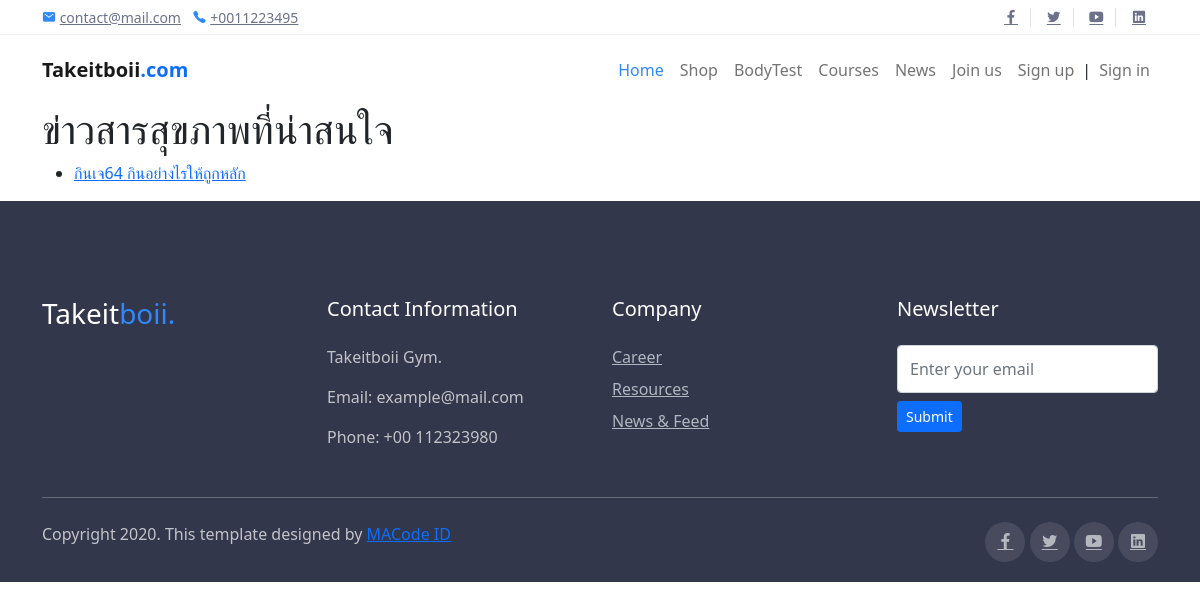
Before: /News/ with the older database file.
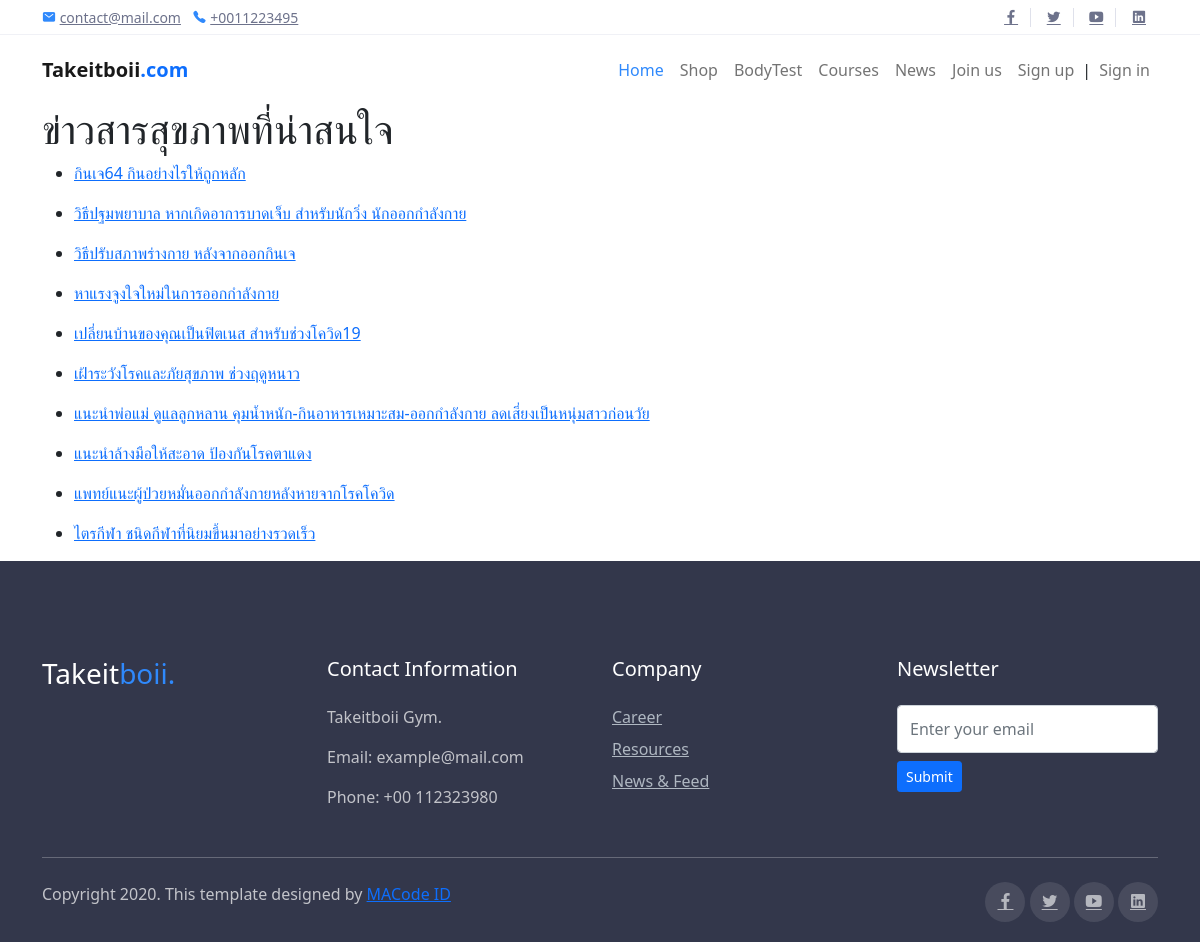
After: the same page with the newer database file.
### News/models.py (models this page shows, shortened)
class News(models.Model):
    title = models.CharField(max_length=100)
    context = models.TextField()
    slug = models.SlugField(null=True, blank=True)
    date = models.DateField(auto_now=False, auto_now_add=False)
    ps = models.TextField(null=True, blank=True)
    pic1 = models.ImageField(null = True,blank = True)
    pic2 = models.ImageField(null = True,blank = True)
    pic3 = models.ImageField(null = True,blank = True)
    pic4 = models.ImageField(null = True,blank = True)

### News/views.py (the view)
# urls.py: path('', views.news_list, name="news-list"),
def news_list(request):
    all_posts = News.objects.all()
    return render(request, 'news/listnews.html', {'all_posts': all_posts})

### News/templates/news/listnews.html
{% extends "home/layout.html" %}
{% block body %}
          <div class="container">
            <h1>ข่าวสารสุขภาพที่น่าสนใจ</h1>
            {%  for post in all_posts %}
                <ul>
                    <li><a href="{% url 'News:news-details' post.id %}">{{ post.title }}</a></li>
                </ul>
            {%  endfor %}
        </div>
{% endblock %}

### home/templates/home/layout.html (shortened to what this page needs)
<!DOCTYPE html>
<html>
    {% load static %}
    <head>
        <link rel="stylesheet" href="../static/assets/css/bootstrap.css">
        <link rel="stylesheet" href="../static/assets/css/maicons.css">
        <link rel="stylesheet" href="../static/assets/vendor/animate/animate.css">
        <link rel="stylesheet" href="../static/assets/vendor/owl-carousel/css/owl.carousel.css">
        <link rel="stylesheet" href="../static/assets/vendor/fancybox/css/jquery.fancybox.css">
        <link rel="stylesheet" href="../static/assets/css/theme.css">
        <link href="https://cdn.jsdelivr.net/npm/bootstrap@5.1.3/dist/css/bootstrap.min.css" rel="stylesheet">
    </head>
    <body>
        <header>
          <div class="top-bar">
            <div class="container">
              <div class="row align-items-center">
                <div class="col-md-8">
                  <div class="d-inline-block">
                    <span class="mai-mail fg-primary"></span> <a href="mailto:contact@mail.com">contact@mail.com</a>
                  </div>
                  <div class="d-inline-block ml-2">
                    <span class="mai-call fg-primary"></span> <a href="tel:+0011223495">+0011223495</a>
                  </div>
                </div>
                <div class="col-md-4 text-right d-none d-md-block">
                  <div class="social-mini-button">
                    <a href="#"><span class="mai-logo-facebook-f"></span></a>
                    <a href="#"><span class="mai-logo-twitter"></span></a>
                    <a href="#"><span class="mai-logo-youtube"></span></a>
                    <a href="#"><span class="mai-logo-linkedin"></span></a>
                  </div>
                </div>
              </div>
            </div>
          </div>
          <nav class="navbar navbar-expand-lg navbar-light">
            <div class="container">
              <a href="{% url 'home:index' %}" class="navbar-brand">Takeitboii<span class="text-primary">.com</span></a>
              <div class="navbar-collapse collapse" id="navbarContent">
                <ul class="navbar-nav ml-auto pt-3 pt-lg-0">
                  <li class="nav-item active">
                    <a href="{% url 'home:index' %}" class="nav-link">Home</a>
                  </li>
                  <li class="nav-item">
                    <a href="userprofile.html" class="nav-link">Shop</a>
                  </li>
                  <li class="nav-item">
                    <a href="{% url 'feature:bdTest' %}" class="nav-link">BodyTest</a>
                  </li>
                  <li class="nav-item">
                    <a href="#" class="nav-link">Courses</a>
                  </li>
                  <li class="nav-item">
                    <a href="{% url 'News:news-list' %}" class="nav-link">News</a>
                  </li>
                  <li class="nav-item">
                    <a href="{% url 'Users:apply' %}" class="nav-link">Join us</a>
                  </li>
                  {%if request.user.is_authenticated %}
                  <li class="nav-item">
                    <a href="#" class="nav-link">{{request.user.username}}</a>
                  </li>
                  <li class="nav-item">
                    <li class="nav-item dropdown">
                      <a class="nav-link dropdown-toggle" href="#" id="navbarDropdown" role="button" data-bs-toggle="dropdown" aria-expanded="false">
                      </a>
                      <ul class="dropdown-menu" aria-labelledby="navbarDropdown">
                        <li><a class="dropdown-item" href="{% url 'Users:userprofile' %}">profile</a></li>
                        <li><a class="dropdown-item" href="{% url 'Users:logout' %}">Log out</a></li>
                        <li><hr class="dropdown-divider"></li>
                        <li><a class="dropdown-item" href="#">Something else here</a></li>
                      </ul>
                    </li>
                  {% else %}
                  <li class="nav-item">
                    <a href="{% url 'Users:register' %}" class="nav-link">Sign up</a>
                  </li>
                  <li class="nav-item">
                    <a>|</a>
                  </li>
                  <li class="nav-item">
                    <a href="{% url 'Users:login' %}" class="nav-link">Sign in</a>
                  </li>
                  {% endif %}
                </ul>
              </div>
            </div>
          </nav>
        {% block body %}
        {% endblock %}
        <footer class="page-footer">
            <div class="container">
              <div class="row">
                <div class="col-lg-3 py-3">
                  <h3>Takeit<span class="fg-primary">boii.</span></h3>
                </div>
                <div class="col-lg-3 py-3">
                  <h5>Contact Information</h5>
                  <p>Takeitboii Gym.</p>
                  <p>Email: example@mail.com</p>
                  <p>Phone: +00 112323980</p>
                </div>
                <div class="col-lg-3 py-3">
                  <h5>Company</h5>
                  <ul class="footer-menu">
                    <li><a href="#">Career</a></li>
                    <li><a href="#">Resources</a></li>
                    <li><a href="#">News & Feed</a></li>
                  </ul>
                </div>
                <div class="col-lg-3 py-3">
                  <h5>Newsletter</h5>
                  <form action="#">
                    <input type="text" class="form-control" placeholder="Enter your email">
                    <button type="submit" class="btn btn-primary btn-sm mt-2">Submit</button>
                  </form>
                </div>
              </div>
              <hr>
              <div class="row mt-4">
                <div class="col-md-6">
                  <p>Copyright 2020. This template designed by <a href="https://macodeid.com">MACode ID</a></p>
                </div>
                <div class="col-md-6 text-right">
                  <div class="sosmed-button">
                    <a href="#"><span class="mai-logo-facebook-f"></span></a>
                    <a href="#"><span class="mai-logo-twitter"></span></a>
                    <a href="#"><span class="mai-logo-youtube"></span></a>
                    <a href="#"><span class="mai-logo-linkedin"></span></a>
                  </div>
                </div>
              </div>
            </div>
        </footer>
    </body>
</html>

### home/static/assets/css/theme.css (style rules this page uses)
body { font-family: "Open Sans", sans-serif; font-weight: 400; line-height: 1.65; color: #2d2f38; }
a { color: #4B74FE; text-decoration: none; background-color: transparent; }
h1, .h1, h2, .h2, h3, .h3, h4, .h4, h5, .h5, h6, .h6 { line-height: 1.3; }
.fg-primary { color: #2F89FC !important; }
.btn { padding: 10px 28px; -webkit-transition: all 0.2s ease; transition: all 0.2s ease; }
.btn-primary { color: #fff; background-color: #2F89FC; border-color: #2F89FC; }
.navbar { min-height: 70px; }
.navbar-brand { font-weight: 600; padding-top: 10px; padding-bottom: 10px; }
.navbar-nav { margin-top: 10px; border-top: 1px solid #e4e7ee; -ms-flex-negative: 0; flex-shrink: 0; }
.navbar-nav .nav-link { -webkit-transition: all .2s ease; transition: all .2s ease; }
.navbar-light .navbar-nav .nav-link { color: rgba(109, 114, 139, 0.75); }
.navbar-light .navbar-nav .show > .nav-link, .navbar-light .navbar-nav .active > .nav-link, .navbar-light .navbar-nav .nav-link.show, .navbar-light .navbar-nav .nav-link.active { color: #2F89FC; }
@media (min-width: 992px) { .navbar-expand-lg .navbar-nav { margin-top: 0; border-top: none; } }
@media (min-width: 992px) { .navbar-expand-lg .navbar-nav .nav-link { padding-right: 1rem; padding-left: 1rem; } }
@media (min-width: 992px) { .navbar-expand-lg .navbar-nav { -webkit-box-align: center; -ms-flex-align: center; align-items: center; } }
.form-control { padding: 8px 15px; height: calc(1.5em + 1.375rem + 2px); border-color: #dee1e6; }
.top-bar { display: block; height: 35px; border-bottom: 1px solid #f0f1f6; font-size: 14px; }
.top-bar .container, .top-bar .row { height: 100%; }
.top-bar a { color: #6D728B; }
.social-mini-button a { padding-left: 12px; padding-right: 12px; }
.social-mini-button a:not(:last-child) { border-right: 1px solid #dfe1eb; }
.page-footer { position: relative; display: block; padding-top: 80px; padding-bottom: 20px; background-color: #33374B; color: #fff; }
.page-footer hr { border-color: #464B61; }
.page-footer h5 { margin-bottom: 24px; }
.page-footer p { color: rgba(255, 255, 255, 0.7); }
.footer-menu { position: relative; padding-left: 0; list-style: none; }
.footer-menu li { margin-bottom: 8px; }
.footer-menu a { color: #AFB7C1; }
.sosmed-button a { display: inline-block; width: 40px; height: 40px; line-height: 40px; text-align: center; border-radius: 50%; background-color: rgba(255, 255, 255, 0.1); color: rgba(255, 255, 255, 0.6); outline: none !important; }

Changed rows visible on the page:
added News: title "วิธีปฐมพยาบาล หากเกิดอาการบาดเจ็บ สำหรับนักวิ่ง นักออกกำลังกาย"
added News: title "วิธีปรับสภาพร่างกาย หลังจากออกกินเจ"
added News: title "หาแรงจูงใจใหม่ในการออกกำลังกาย"
added News: title "เปลี่ยนบ้านของคุณเป็นฟิตเนส สำหรับช่วงโควิด19"
added News: title "เฝ้าระวังโรคและภัยสุขภาพ ช่วงฤดูหนาว"
added News: title "แนะนำพ่อแม่ ดูแลลูกหลาน คุมน้ำหนัก-กินอาหารเหมาะสม-ออกกำลังกาย ลดเสี่ยงเป็นหนุ่มสาวก่อนวัย"
added News: title "แนะนำล้างมือให้สะอาด ป้องกันโรคตาแดง"
added News: title "แพทย์แนะผู้ป่วยหมั่นออกกำลังกายหลังหายจากโรคโควิด"
added News: title "ไตรกีฬา ชนิดกีฬาที่นิยมขึ้นมาอย่างรวดเร็ว"
